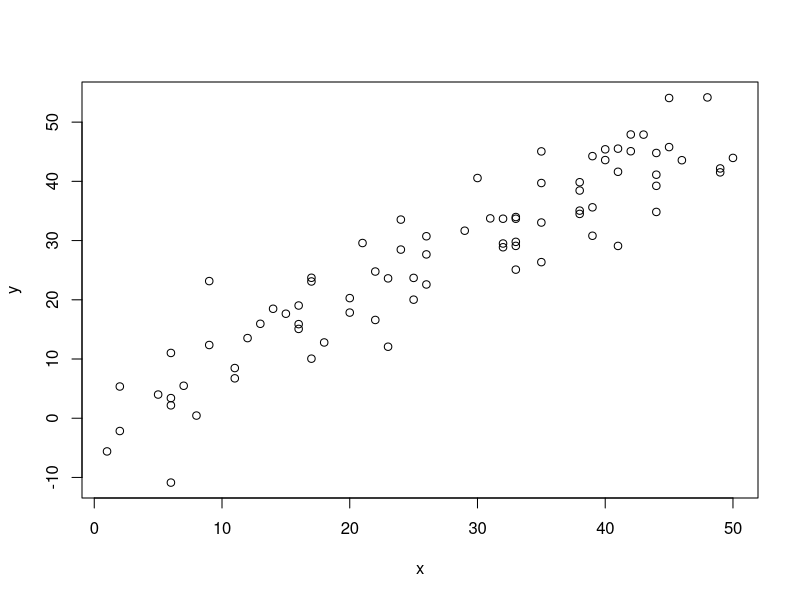
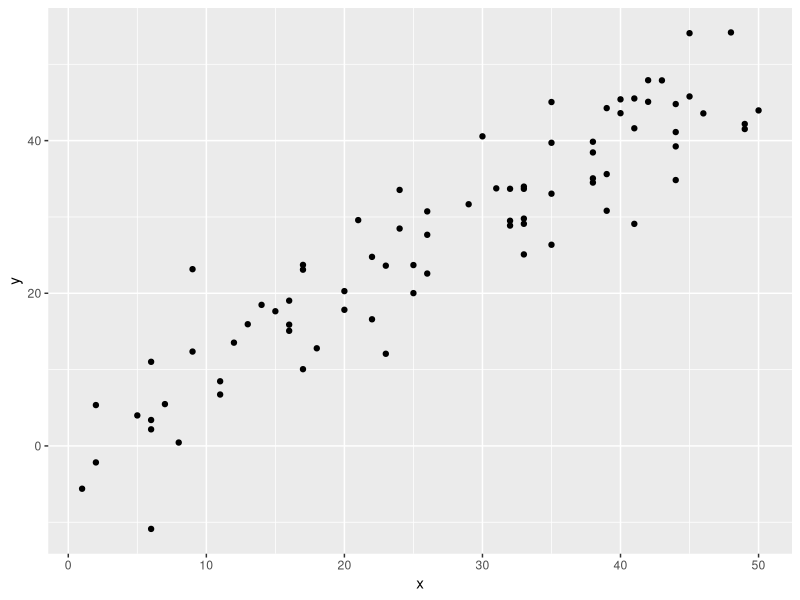
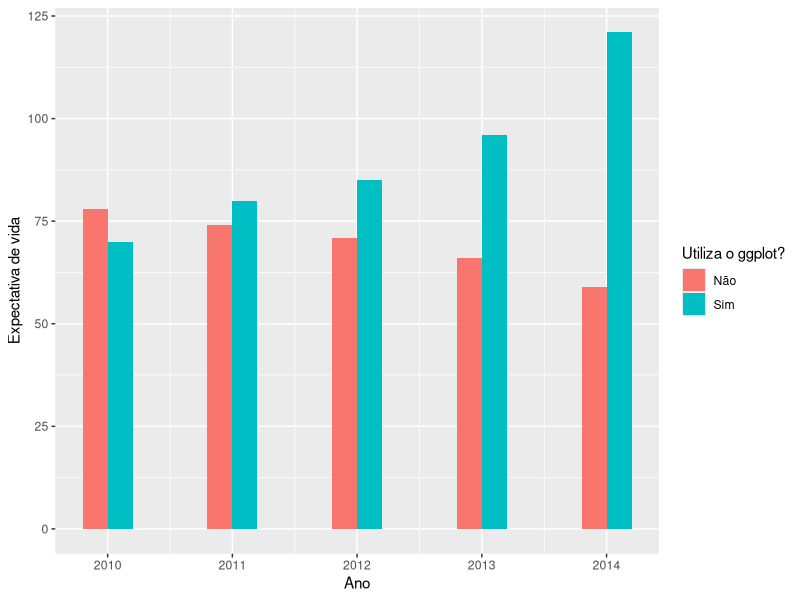
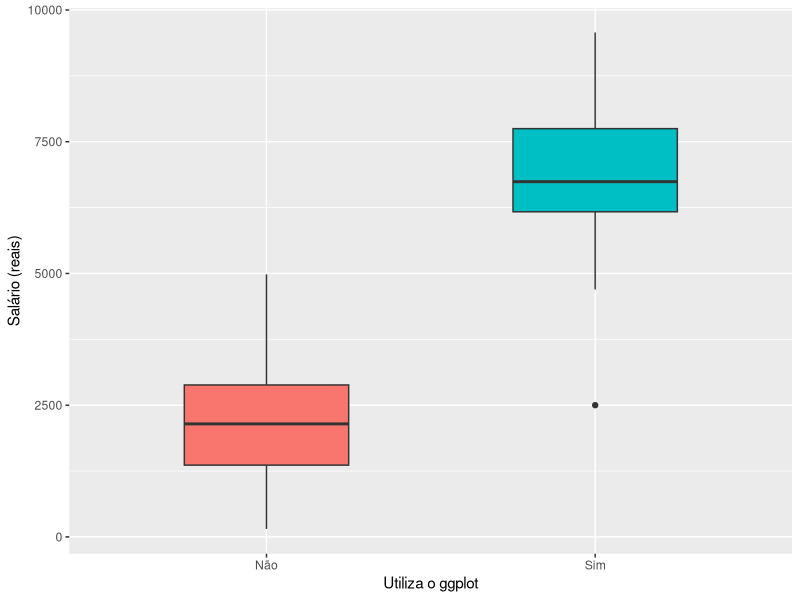
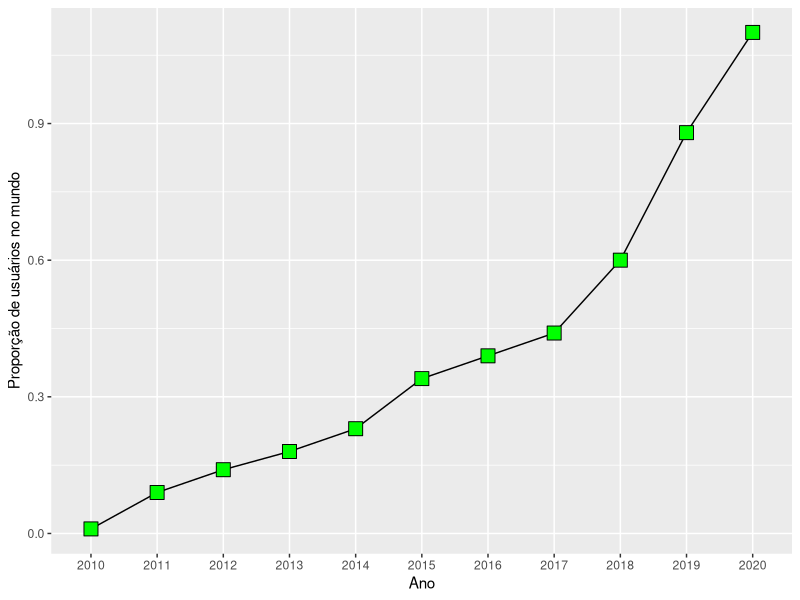
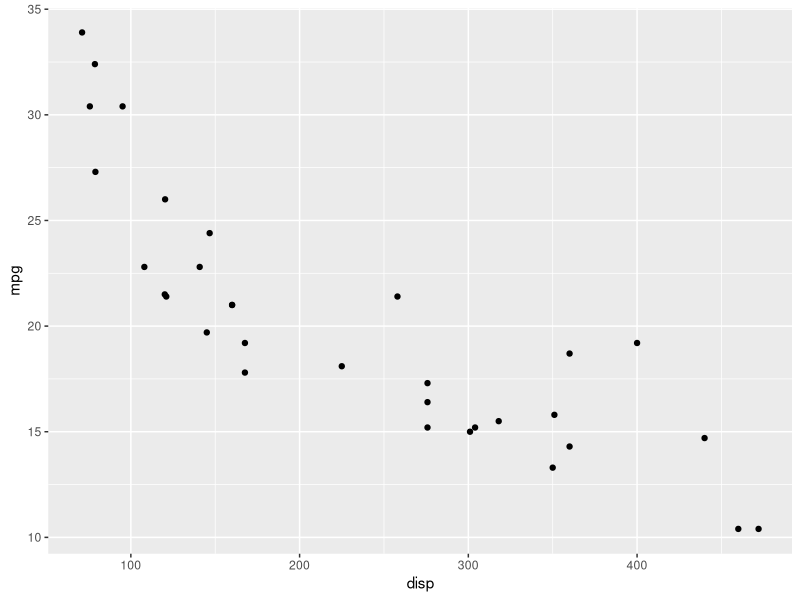
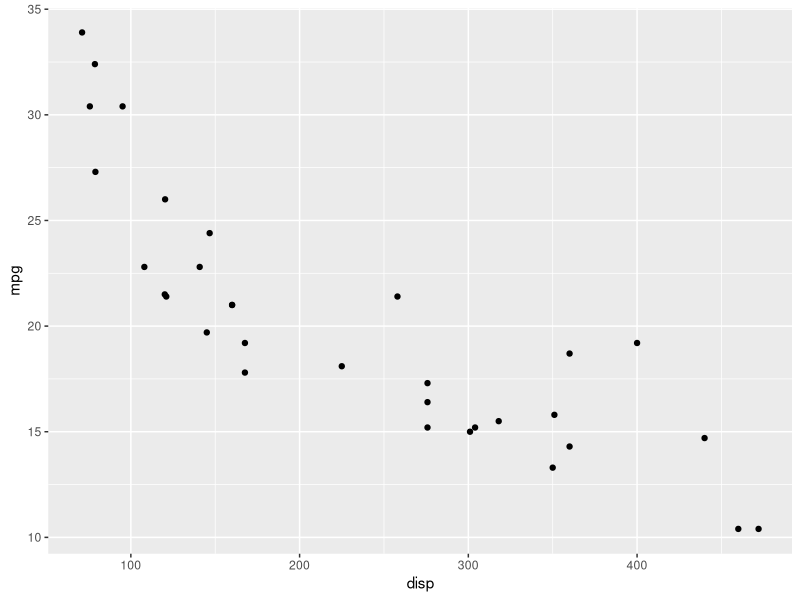
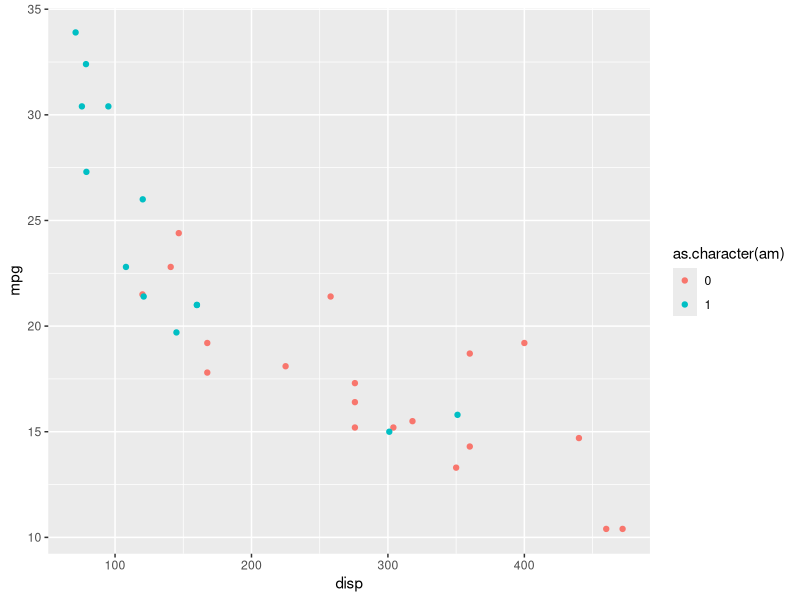

Generate these figures, in order, with R:
## ---- chunk 1

library(ggplot2)

## ---- chunk 2

x <- sample(1:50, 80, replace=T)
y <- x + rnorm(80, 0, 5)

plot(x, y)

## ---- chunk 3
qplot(x, y, geom="point")
## ---- chunk 4

df <- data.frame(usa = rep(c("Sim", "Não"), c(5, 5)),
                 expec = c(70, 80, 85, 96, 121, 78, 74, 71, 66, 59),
                 ano = rep(2010:2014, 2))

ggplot(df, aes(x = ano, y = expec, fill = usa)) +  
  geom_bar(stat="identity", width = 0.4, position = "dodge") +
  xlab("Ano") +
  ylab("Expectativa de vida") +
  labs(fill = "Utiliza o ggplot?")
  

## ---- chunk 5

df <- data.frame(usa = rep(c("Sim", "Não"), c(100,100)),                 
                 salario = c(rnorm(100, 7000, 1000), abs(rnorm(100, 2000, 1200))))

df$salario[1] = 2500

ggplot(df, aes(x = usa, y = salario, fill = usa)) +
  geom_boxplot(width = 0.5) +
  guides(fill=FALSE) +
  xlab("Utiliza o ggplot") +
  ylab("Salário (reais)")
  
## ---- chunk 6

df <- data.frame(ano = 2010:2020,
                 prop = c(0.01, 0.09, 0.14, 0.18, 0.23, 0.34, 0.39, 0.44, 0.60, 0.88, 1.1))

ggplot(df, aes(x = as.character(ano), y = prop, group = 1)) +
  geom_line() +
  geom_point(size=5, shape = 22, fill = "green") +  
  guides(fill=FALSE) +
  xlab("Ano") +
  ylab("Proporção de usuários no mundo")
  
## ---- chunk 7

head(mtcars, 10)

## ---- chunk 8

ggplot(data = mtcars, aes(x = disp, y = mpg)) +
  geom_point()

## ---- chunk 9

ggplot(data = mtcars) +
  geom_point(aes(x = disp, y = mpg))

## ---- chunk 10

ggplot(data = mtcars) +
  geom_point(aes(x = disp, y = mpg, colour = as.character(am)))

## ---- chunk 11

ggplot(data = mtcars) +
  geom_point(aes(x = disp, y = mpg, colour = as.character(am),
                                size = cyl))

## ---- chunk 12

ggplot(data = mtcars) +
  geom_point(aes(x = disp, y = mpg), colour = "blue", size = 5, 
             shape = 2)

## ---- chunk 13

ggplot(data = mtcars) +
  geom_boxplot(aes(x = as.character(gear), y = mpg, 
                   fill = as.character(gear)))

## ---- chunk 14
head(economics)
## ---- chunk 15

ggplot(economics, aes(x = date, y = unemploy)) + 
  geom_line()

## ---- chunk 16

ggplot(data = mtcars) +
  geom_boxplot(aes(x = as.character(gear), y = mpg, 
                   fill = as.character(gear))) +
  labs(fill="Número de marchas", x = "", y = "Milhas por galão")

## ---- chunk 17

df <- data.frame(ano = 2010:2020,
                 prop = c(0.01, 0.09, 0.14, 0.18, 0.23, 0.34, 0.39, 0.44, 0.60, 0.88, 1.1))

ggplot(df, aes(x = as.character(ano), y = prop, group = 1)) +
  geom_line() +
  geom_point(size=5, shape = 22, fill = "green") +  
  guides(fill=FALSE) +
  xlab("Ano") +
  ylab("Proporção de usuários no mundo")
  
## ---- chunk 18
head(df, 3) # Shape = 22 e Size = 5.
